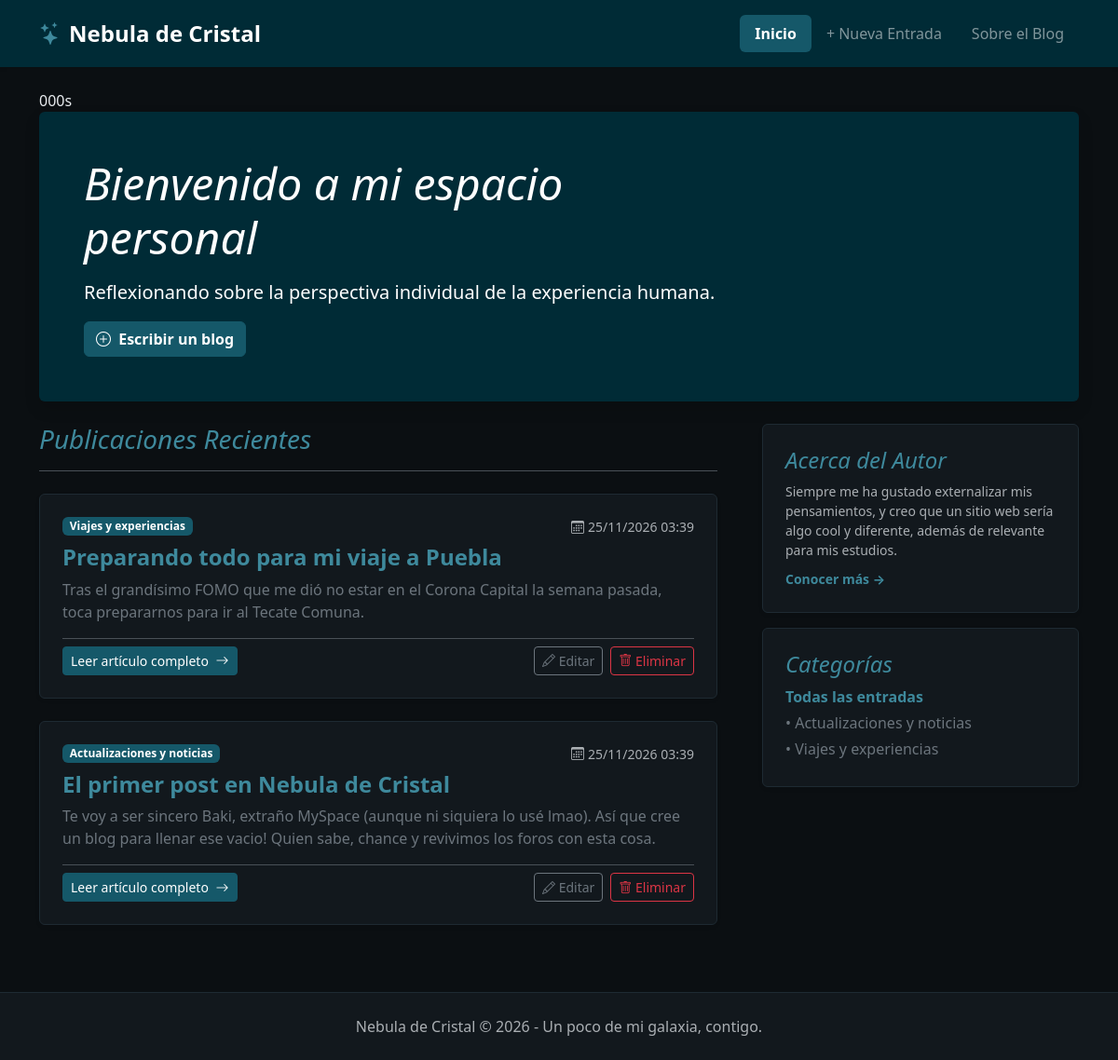
Before: / with the older database file.
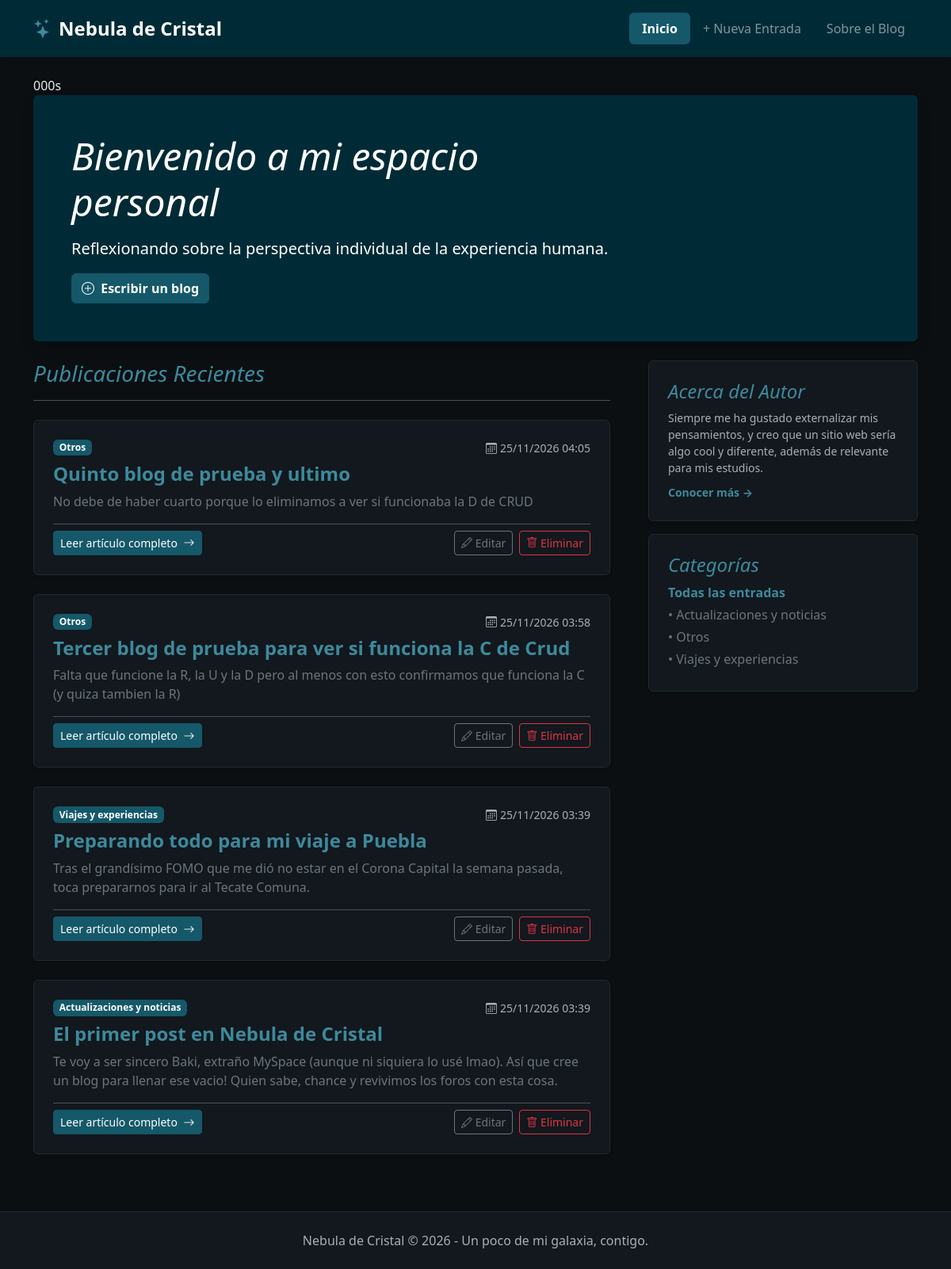
After: the same page with the newer database file.
### tables this page shows
CREATE TABLE entradas (
        id INTEGER PRIMARY KEY AUTOINCREMENT,
        titulo TEXT NOT NULL,
        categoria TEXT NOT NULL,
        resumen TEXT NOT NULL,
        contenido TEXT NOT NULL,
        fecha_creacion DATETIME DEFAULT CURRENT_TIMESTAMP
    );

### index.php (the view, shortened to what the changed rows need)
<?php
require_once 'config/db.php';
$categoriaFiltro = $_GET['categoria'] ?? '';
if ($categoriaFiltro !== '') {
    $stmt = $pdo->prepare("SELECT * FROM entradas WHERE categoria = ? ORDER BY fecha_creacion DESC, id DESC");
    $stmt->execute([$categoriaFiltro]);
} else {
    $stmt = $pdo->query("SELECT * FROM entradas ORDER BY fecha_creacion DESC, id DESC");
}
$entradas = $stmt->fetchAll();
$categorias = $pdo->query("SELECT DISTINCT categoria FROM entradas ORDER BY categoria ASC")->fetchAll(PDO::FETCH_COLUMN);
include 'includes/header.php';
?>
<section class="p-4 p-md-5 mb-4 rounded text-white bg-custom-green shadow">
    <div class="col-lg-8 px-0">
        <h1 class="display-5 fst-italic">Bienvenido a mi espacio personal</h1>
    </div>
</section>
<div class="row g-5">
    <div class="col-md-8">
        <div class="d-flex justify-content-between align-items-center pb-3 mb-4 border-bottom">
            <h2 class="h3 fst-italic mb-0 text-custom-green">
                <?= $categoriaFiltro ? 'Categoría: ' . htmlspecialchars($categoriaFiltro) : 'Publicaciones Recientes' ?>
            </h2>
        </div>
        <?php if (empty($entradas)): ?>
            <div class="alert alert-info">
                Aún no hay publicaciones registradas. <a href="formulario.php" class="alert-link">¡Crea la primera aquí!</a>
            </div>
        <?php else: ?>
            <?php foreach ($entradas as $post): ?>
                <article class="card mb-4 border-0 shadow-sm card-hover">
                    <div class="card-body p-4">
                        <div class="d-flex justify-content-between align-items-start mb-2">
                            <span class="badge bg-custom-mid"><?= htmlspecialchars($post['categoria']) ?></span>
                            <small class="text-muted">
                                <i class="bi bi-calendar3 me-1"></i><?= date('d/m/Y H:i', strtotime($post['fecha_creacion'])) ?>
                            </small>
                        </div>
                        <h3 class="card-title h4 fw-bold text-custom-green">
                            <a href="detalle.php?id=<?= $post['id'] ?>" class="text-decoration-none text-custom-green">
                                <?= htmlspecialchars($post['titulo']) ?>
                            </a>
                        </h3>
                        <p class="card-text text-secondary"><?= htmlspecialchars($post['resumen']) ?></p>
                        <div class="d-flex justify-content-between align-items-center pt-2 border-top">
                            <a href="detalle.php?id=<?= $post['id'] ?>" class="btn btn-custom-green btn-sm">
                                Leer artículo completo <i class="bi bi-arrow-right ms-1"></i>
                            </a>
                            <div class="d-flex gap-2">
                                <a href="formulario.php?id=<?= $post['id'] ?>" class="btn btn-outline-secondary btn-sm" title="Editar">
                                    <i class="bi bi-pencil"></i> Editar
                                </a>
                                <form action="eliminar.php" method="POST" class="d-inline form-eliminar" data-titulo="<?= htmlspecialchars($post['titulo']) ?>">
                                    <button type="submit" class="btn btn-outline-danger btn-sm" title="Eliminar">
                                        <i class="bi bi-trash"></i> Eliminar
                                    </button>
                                </form>
                            </div>
                        </div>
                    </div>
                </article>
            <?php endforeach; ?>
        <?php endif; ?>
    </div>
    <aside class="col-md-4">
        <div class="position-sticky" style="top: 2rem;">
            <div class="p-4 bg-dark-surface rounded shadow-sm border">
                <ul class="list-unstyled mb-0">
                    <?php foreach ($categorias as $cat): ?>
                        <li class="mb-1">
                            <a href="index.php?categoria=<?= urlencode($cat) ?>"
                               class="text-decoration-none <?= $categoriaFiltro === $cat ? 'fw-bold text-custom-green' : 'text-secondary' ?>">
                                • <?= htmlspecialchars($cat) ?>
                            </a>
                        </li>
                    <?php endforeach; ?>
                </ul>
            </div>
        </div>
    </aside>
</div>
<?php include 'includes/footer.php'; ?>

Changed rows visible on the page:
added entradas: categoria "Otros", fecha_creacion "25/11/2026 04:05", titulo "Quinto blog de prueba y ultimo", resumen "No debe de haber cuarto porque lo eliminamos a ver si funcionaba la D de CRUD"
added entradas: categoria "Otros", fecha_creacion "25/11/2026 03:58", titulo "Tercer blog de prueba para ver si funciona la C de Crud", resumen "Falta que funcione la R, la U y la D pero al menos con esto confirmamos que funciona la C (y quiza tambien la R)"
Other visible differences:
new list line: "• Otros"
